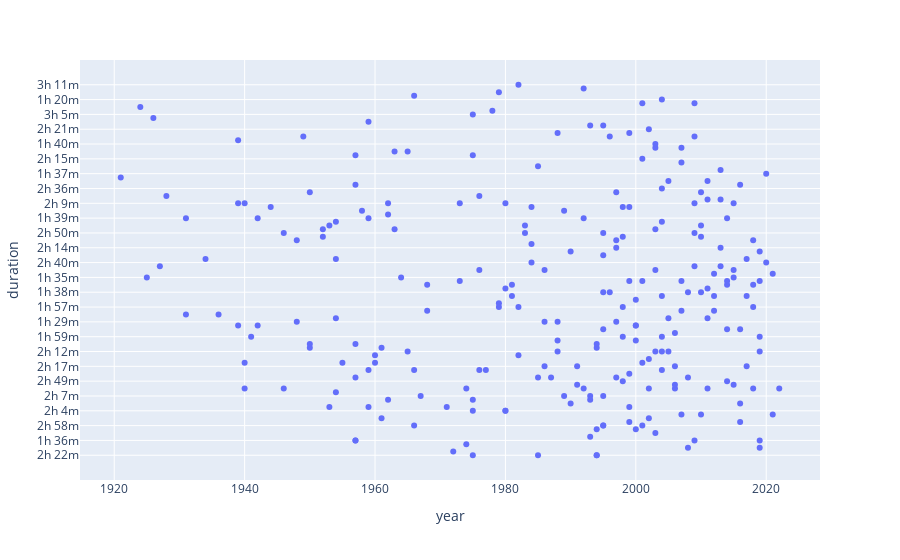

This figure's notebook cell:
### Code cell
fig = px.scatter(df, x='year', y='duration')
fig.show()

### Figure 1 — Plotly figure (JSON) as saved in the notebook; plotly's stock layout.template omitted (floating-point values rounded to 4 significant figures; data arrays with more than 128 entries replaced by an {"elided": "..."} marker saying what was removed)
{"data": [{"hovertemplate": "year=%{x}<br>duration=%{y}<extra></extra>", "legendgroup": "", "marker": {"color": "#636efa", "symbol": "circle"}, "mode": "markers", "name": "", "orientation": "h", "showlegend": false, "type": "scatter", "x": {"elided": "250 int values"}, "xaxis": "x", "y": {"elided": "250 str values"}, "yaxis": "y"}], "layout": {"legend": {"tracegroupgap": 0}, "margin": {"t": 60}, "xaxis": {"anchor": "y", "domain": [0, 1], "title": {"text": "year"}}, "yaxis": {"anchor": "x", "domain": [0, 1], "title": {"text": "duration"}}}}
